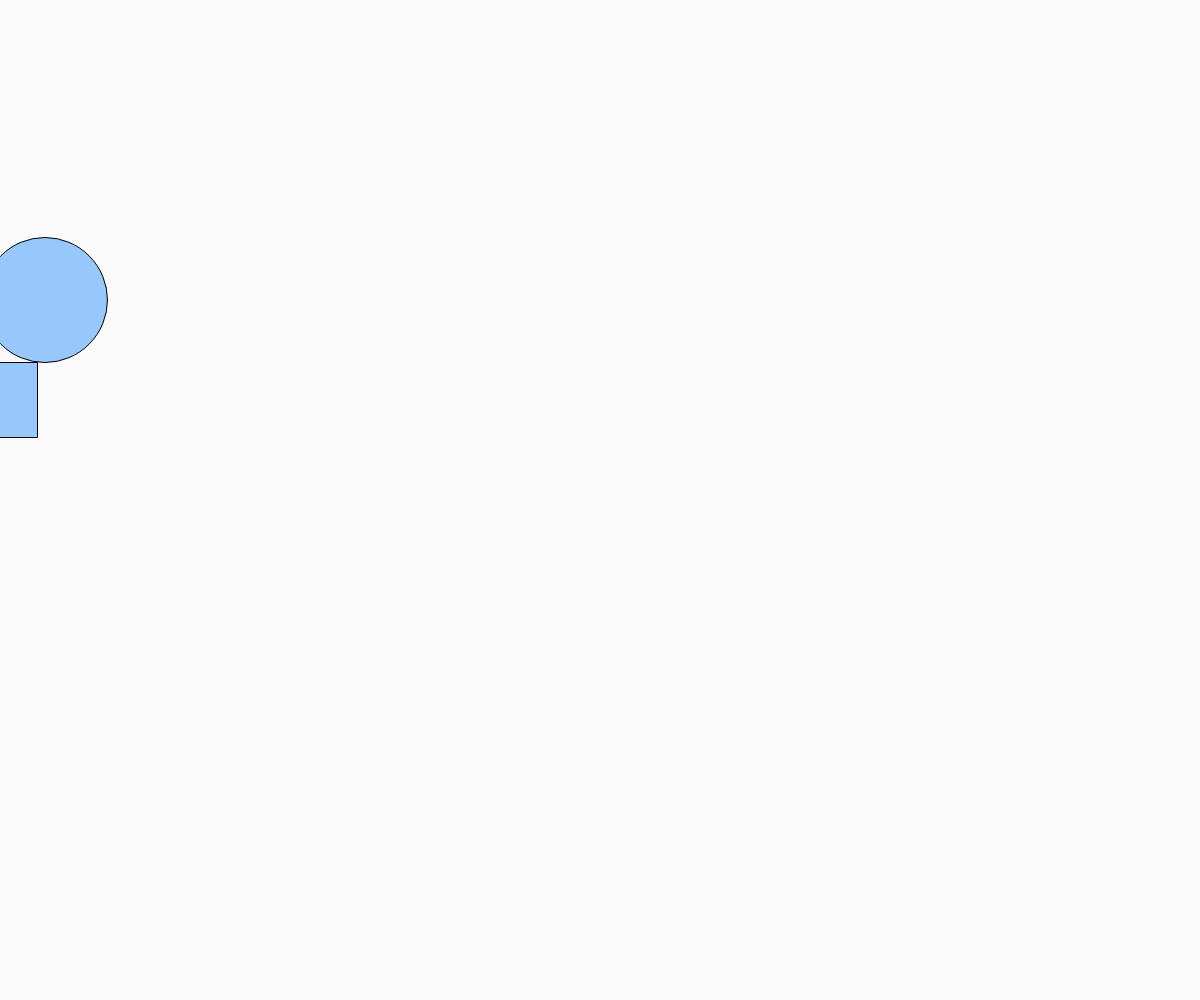
Frame 1 (no input)
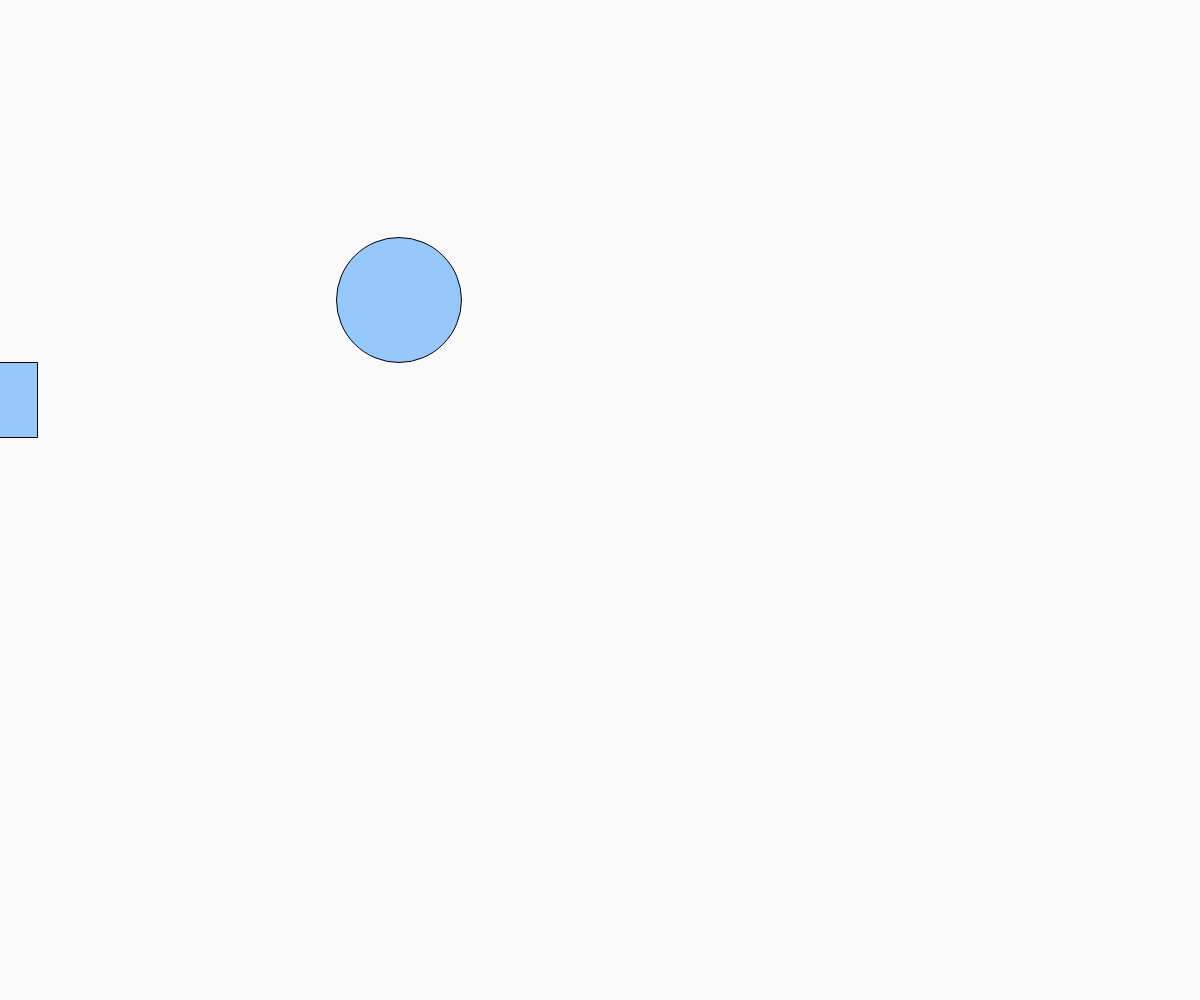
Frame 60 (no input)
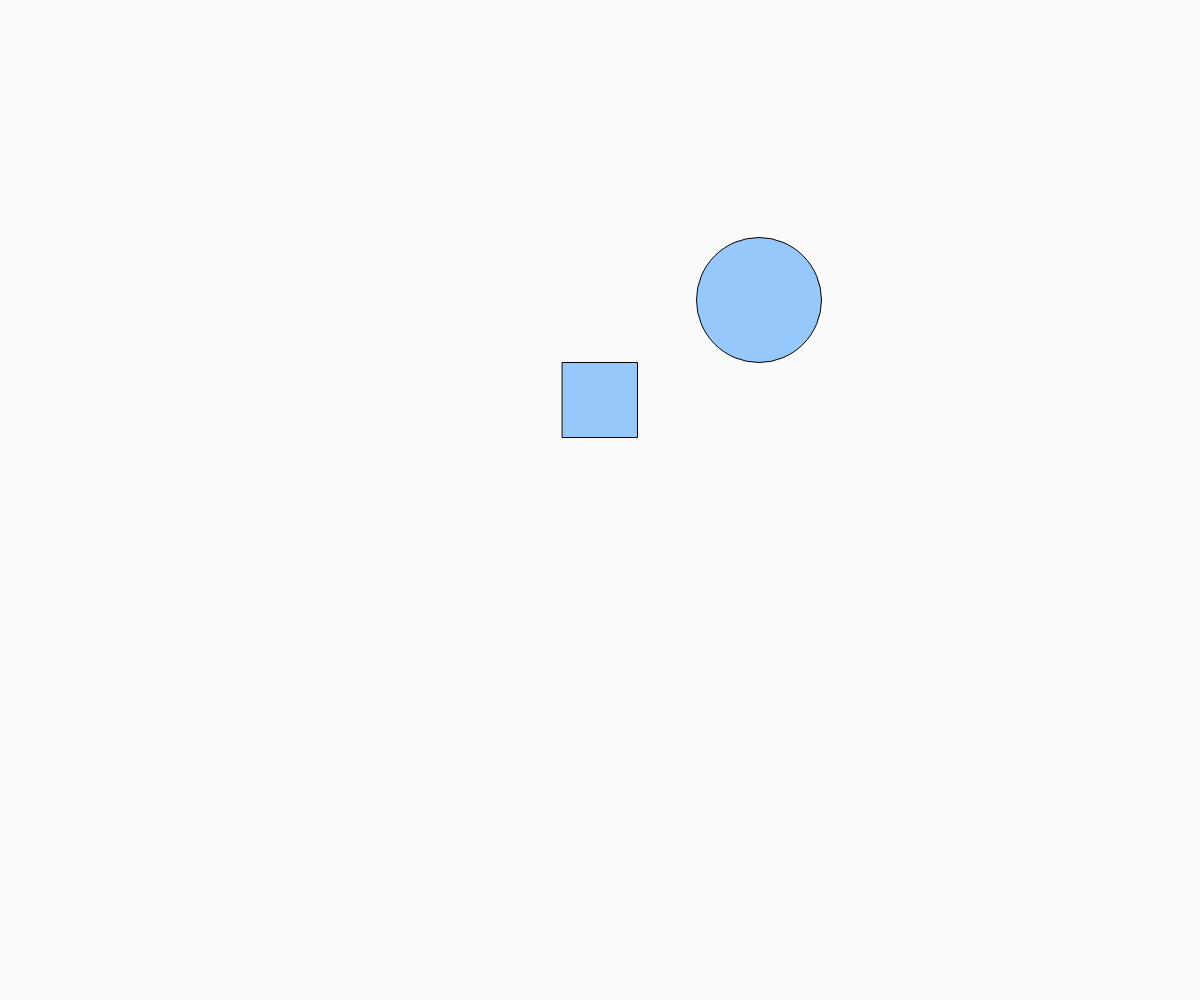
Frame 120 (the mouse pressed at the canvas centre since frame 60)

The p5.js sketch that drew these frames (run headless with seeded random() and noise() and a simulated clock; from frame 60 on, the mouse is pressed at the canvas centre):

// p5.js sketch
// ── sketch.js
// Project Title
// Your Name
// Date
//
// Extra for Experts:
// - describe what you did to take this project "above and beyond"
let x = 45;
let xspeed = 6;


function setup() {
  createCanvas(windowWidth, windowHeight);
  rectMode(CENTER);
}

function draw() {
  background(250);
  fill(0, 126, 255, 102)
  ellipse(x, 300, 125,)
  rect(mouseX,400,75,75) 
  x += xspeed
}
